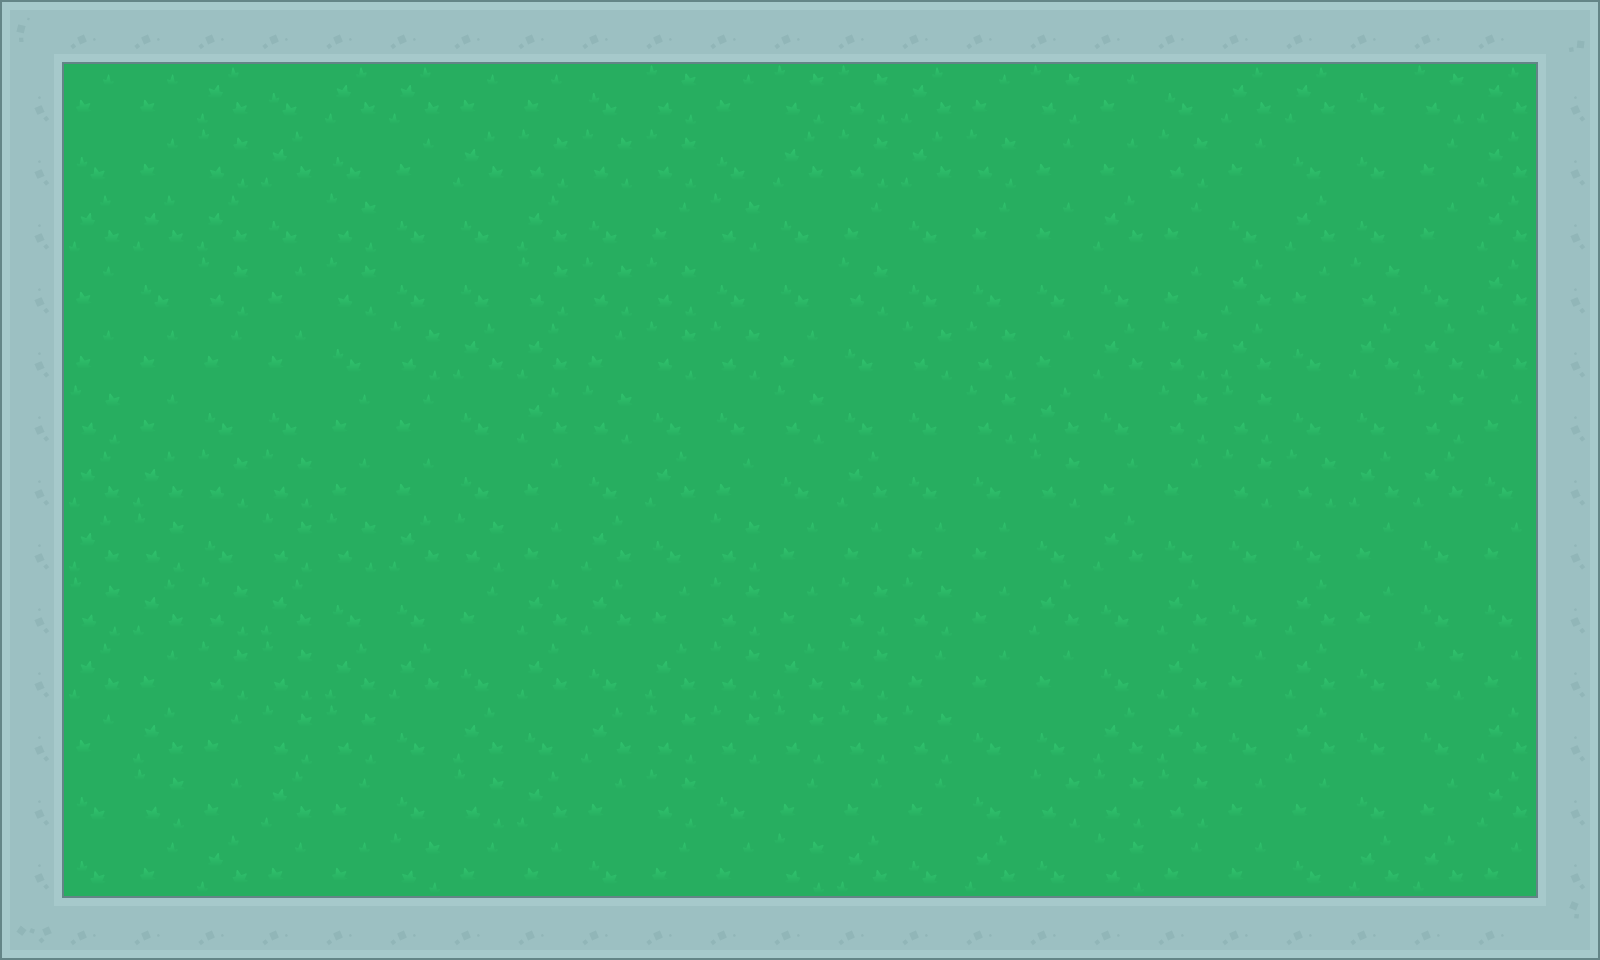

A 2D game scene composited from a Tiled map and its tileset images. What follows is a short description and the map's XML, with each tile layer's data collapsed to a summary:
An orthogonal 25x15 tile map with 64x64 px tiles, 2 tile layers (Floors, Walls).

<map version="1.0" tiledversion="1.1.5" orientation="orthogonal" renderorder="right-down" width="25" height="15" tilewidth="64" tileheight="64" infinite="0" nextobjectid="1">
 <tileset firstgid="1" name="tilesheet_complete" tilewidth="64" tileheight="64" tilecount="540" columns="27">
  <image source="tilesets/tilesheet_complete.png" width="1728" height="1280" />
 </tileset>
 <layer name="Floors" width="25" height="15">
  <data>[375 cells, 375 non-empty, 4 distinct tile ids]</data>
 </layer>
 <layer name="Walls" width="25" height="15">
  <data>[375 cells, 76 non-empty, 5 distinct tile ids]</data>
 </layer>
</map>
